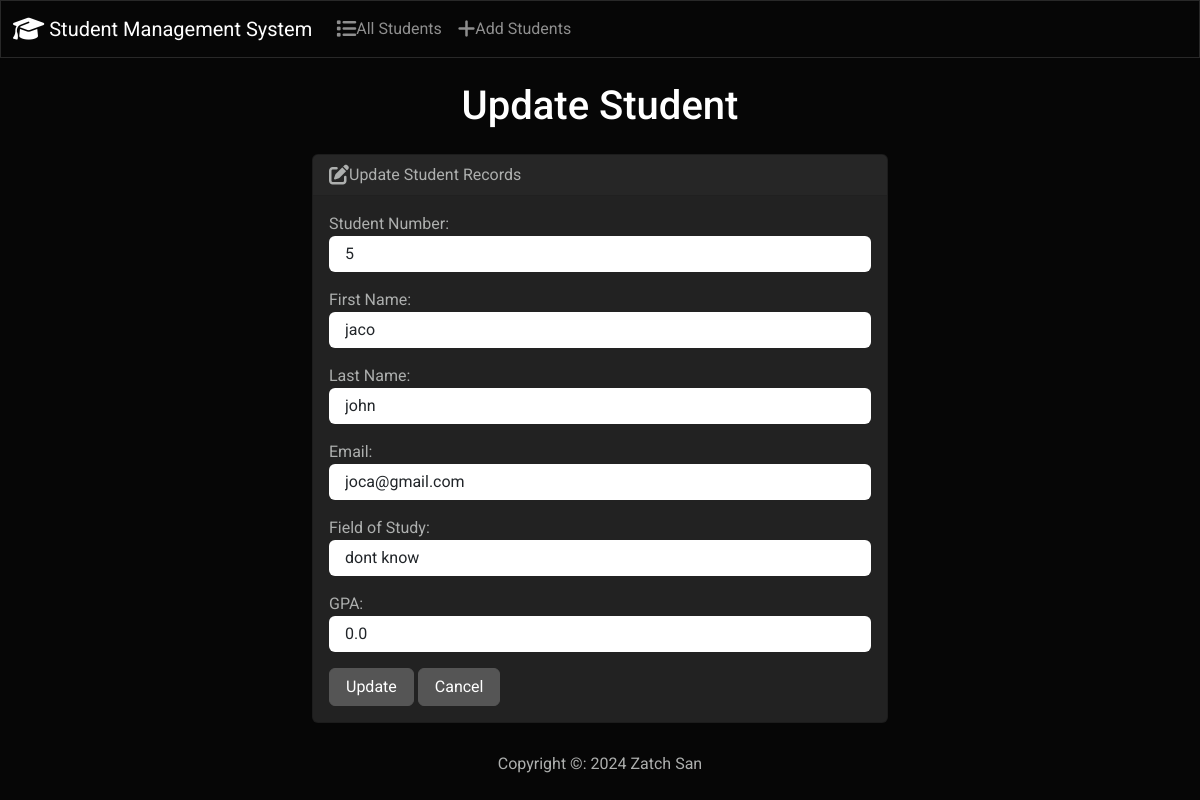
Screenshot of /edit/5 with the database file from the repository.
### student/models.py (models this page shows, shortened)
class Student(models.Model):
    student_number = models.PositiveIntegerField()
    first_name = models.CharField(max_length=50)
    last_name = models.CharField(max_length=50)
    email = models.EmailField(max_length=50)
    field_of_study = models.CharField(max_length=50)
    gpa = models.FloatField()

### std/views.py (the view)
# urls.py: path('edit/<int:id>',views.edit,name=('edit')),
def edit(request,id):
      if request.method=="POST":
            student=Student.objects.get(pk=id)
            form=StudentForm(request.POST,instance=student)
            if form.is_valid():
                  form.save()
                  return render(request,'edit.html',{
                        'form':form,
                        'success':True
                  })
      else:
            student=Student.objects.get(pk=id)
            form=StudentForm(instance=student)
      return render(request,'edit.html',{
                        'form':form,
                  })

### student/form.py
class StudentForm(forms.ModelForm):
    class Meta:
        model=Student
        fields=['student_number','first_name','last_name','email','field_of_study','gpa']
        labels={
            'student_number':'Student Number',
            'first_name':'First Name',
            'last_name':'Last Name',
            'email':'Email',
            'field_of_study':'Field of Study',
            'gpa':'GPA'
        }
        widgets={
            'student_number': forms.NumberInput(attrs={'class':'form-control'}),
            'first_name': forms.TextInput(attrs={'class':'form-control'}),
            'last_name':forms.TextInput(attrs={'class':'form-control'}),
            'email':forms.EmailInput(attrs={'class':'form-control'}),
            'field_of_study':forms.TextInput(attrs={'class':'form-control'}),
            'gpa': forms.NumberInput(attrs={'class':'form-control'})
        }

### templates/edit.html (shortened to what this page needs)
{% extends "base.html" %}
{% block body %}
<h3 class="text-center m-4 ">  Update Student </h3>
{% if success %}
<div class="alert alert-success" role='alert'>
    The student updated successfully.
<a href="{% url 'index' %}" class='alert-link'>Go to Home Page </a>
</div>
{% else %}
<div class="row justify-content-center">
 <div class="col-6">
    <div class="card bg-light mb-3">
        <div class="card-header">
          <i class="fa-solid fa-pen-to-square fa-lg"></i>Update Student Records
        </div>
        <div class="card-body">
          <form action="" method="POST">
            {{ form.as_p }}
            <button type="submit" class="btn btn-secondary">Update</button>
            <a href="{% url 'index' %}" class='btn btn-secondary'> Cancel </a>
          </form>
        </div>
      </div>
</div>
</div>
{% endif %}
{% endblock %}

### rows the page displays
Student: student_number "5", first_name "jaco", last_name "john", email "joca@gmail.com", field_of_study "dont know", gpa "0.0"
